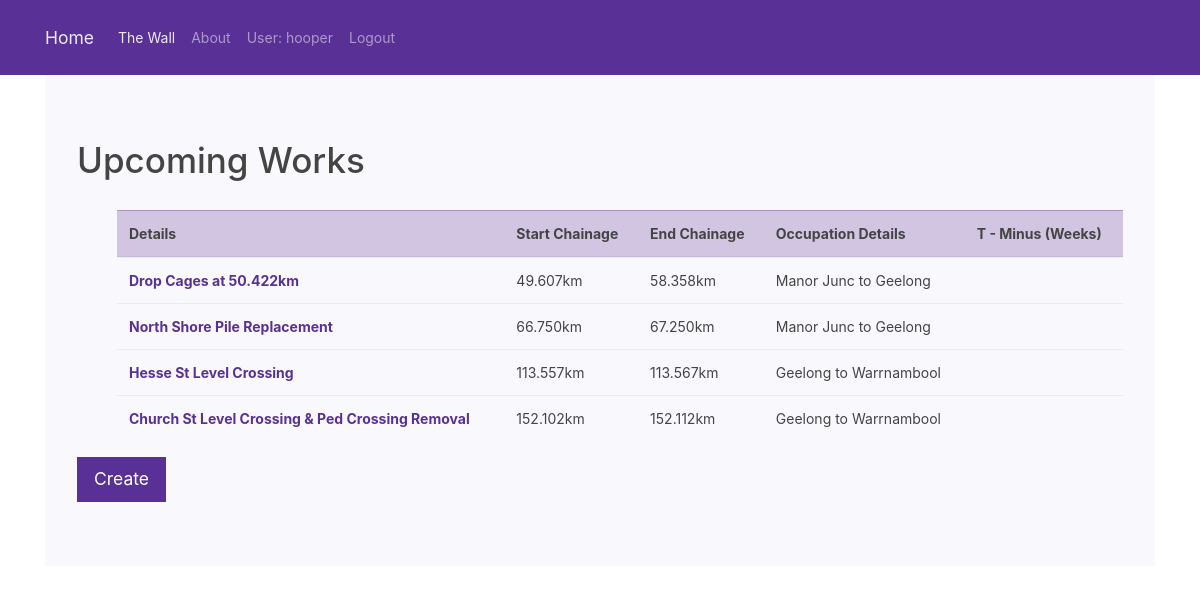
Page /the_wall/work/ (signed in) on the earlier database version.
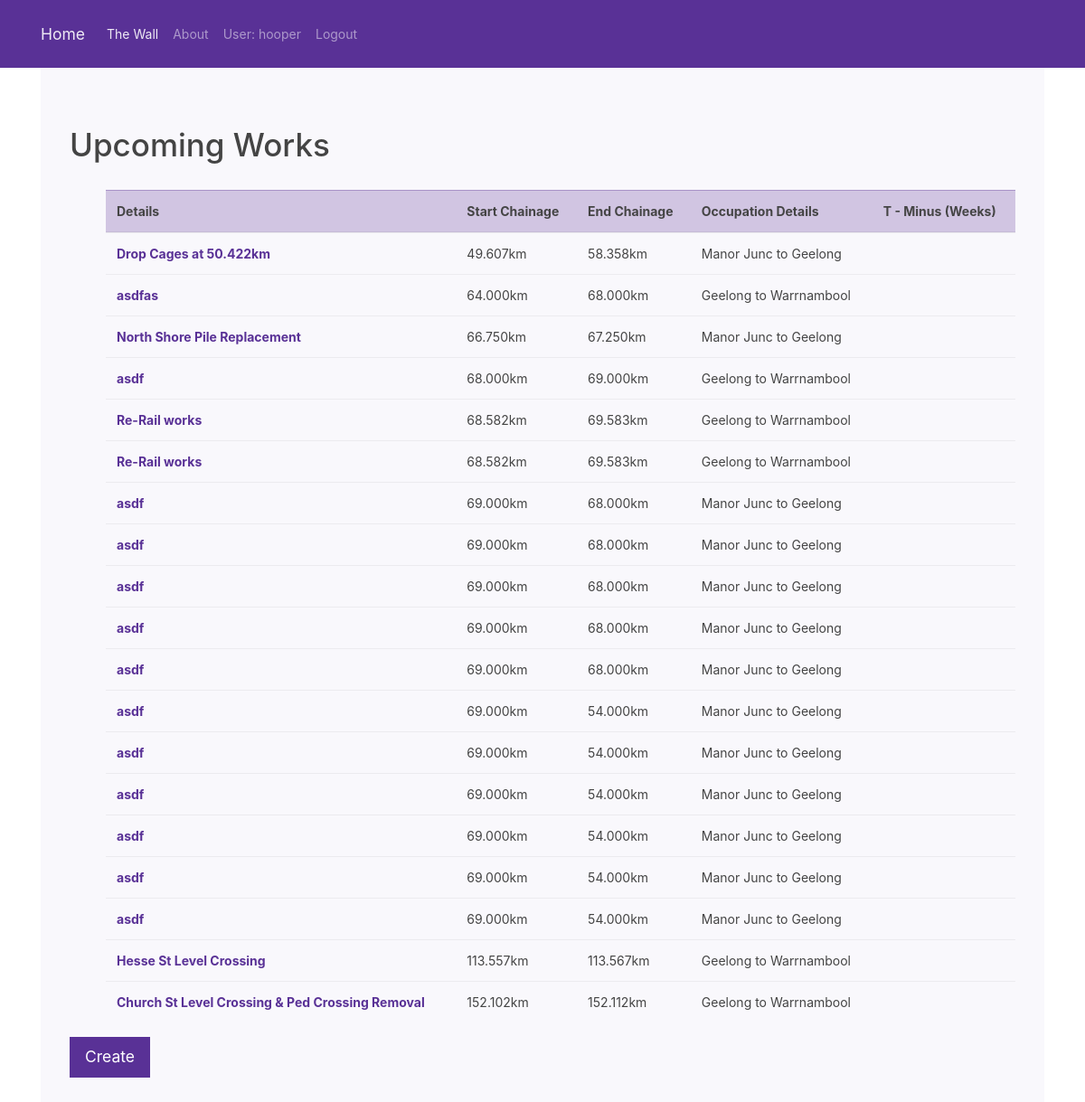
Same page on the later database version.
### the_wall/models.py (models this page shows, shortened)
class Work(models.Model):
    start_chainage = models.DecimalField(max_digits = 6, decimal_places = 3)
    end_chainage = models.DecimalField(max_digits = 6, decimal_places = 3)
    DISCIPLINE_CHOICE = (('Civil', 'Civil'),('Track', 'Track'),('Facilities', 'Facilities'),('Signals', 'Signals'),)
    discipline = models.CharField(max_length = 100, choices=DISCIPLINE_CHOICE, help_text='Enter the discipline e.g. Civil')
    work_information = models.CharField(max_length = 255)
    additional_details = models.CharField(max_length = 255, blank=True)
    occupation_details = models.ForeignKey('Occupation', on_delete = models.CASCADE)
    class Meta:
        ordering = ['start_chainage']

class Occupation(models.Model):
    occupation_noi = models.PositiveIntegerField()
    system_line = models.CharField(max_length = 100, help_text='Enter the System Line e.g. Sunbury to Bendigo.')
    occupation_start_date = models.DateTimeField()
    occupation_end_date = models.DateTimeField()
    occupation_type = models.CharField(max_length = 50, help_text='Enter the Occupation Type e.g. BLU')
    AREA_CHOICE = (('Western Region', 'Western Region'),('North/North-East Region', 'North/North-East Region'),('Central & Eastern Region', 'Central & Eastern Region'))
    rail_area = models.CharField(max_length = 50,choices=AREA_CHOICE, help_text='Enter the Rail Area Type e.g. North/North-East')
    def __str__(self):
        return self.system_line
    class Meta:
        ordering = ['occupation_start_date']

### the_wall/views.py (the view)
# urls.py: path('work/',views.WorkListView.as_view(),name='work_list'),
class WorkListView(LoginRequiredMixin, ListView):
    login_url = '/accounts/login'
    redirect_field_name = ''
    model = Work
    paginate_by = 50

### the_wall/templates/the_wall/work_list.html
{% extends "base.html" %}
{% block content %}
<div class="container">
<div class="jumbotron">
  <h1>Upcoming Works</h1> <br>
    <ol>
        <table class="table table-hover">
          <thead class='table-primary'>
            <tr>
              <th scope="col">Details</th>
              <th scope="col">Start Chainage</th>
              <th scope="col">End Chainage</th>
              <th scope="col">Occupation Details</th>
              <th scope="col">T - Minus (Weeks)</th>
            </tr>
          </thead>
          <tbody>
            {% for work in work_list %}
            <tr class="table-default">
              <th scope="row"> <a href="{{work.id}}/">{{work.work_information}}</a></th>
              <td>{{work.start_chainage}}km</td>
              <td>{{work.end_chainage}}km</td>
              <td>{{work.occupation_details}}</td>
              <td>{{work.occupation_start_date}}</td>
            </tr>
            {% endfor %}
          </tbody>
        </table>
    </ol>
    <a class="btn btn-primary btn-lg" href="{% url 'the_wall:work_create' %}" role="button">Create</a>
  </div>
</div>
{% endblock %}

Differences in the rows shown:
added Work: work_information "asdfas", start_chainage "64.000", end_chainage "68.000", occupation_details "Geelong to Warrnambool"
added Work: work_information "asdf", start_chainage "68.000", end_chainage "69.000", occupation_details "Geelong to Warrnambool"
added Work: work_information "Re-Rail works", start_chainage "68.582", end_chainage "69.583", occupation_details "Geelong to Warrnambool"
added Work: work_information "Re-Rail works", start_chainage "68.582", end_chainage "69.583", occupation_details "Geelong to Warrnambool"
added Work: work_information "asdf", start_chainage "69.000", end_chainage "68.000", occupation_details "Manor Junc to Geelong"
added Work: work_information "asdf", start_chainage "69.000", end_chainage "68.000", occupation_details "Manor Junc to Geelong"
added Work: work_information "asdf", start_chainage "69.000", end_chainage "68.000", occupation_details "Manor Junc to Geelong"
added Work: work_information "asdf", start_chainage "69.000", end_chainage "68.000", occupation_details "Manor Junc to Geelong"
added Work: work_information "asdf", start_chainage "69.000", end_chainage "68.000", occupation_details "Manor Junc to Geelong"
added Work: work_information "asdf", start_chainage "69.000", end_chainage "54.000", occupation_details "Manor Junc to Geelong"
added Work: work_information "asdf", start_chainage "69.000", end_chainage "54.000", occupation_details "Manor Junc to Geelong"
added Work: work_information "asdf", start_chainage "69.000", end_chainage "54.000", occupation_details "Manor Junc to Geelong"
added Work: work_information "asdf", start_chainage "69.000", end_chainage "54.000", occupation_details "Manor Junc to Geelong"
added Work: work_information "asdf", start_chainage "69.000", end_chainage "54.000", occupation_details "Manor Junc to Geelong"
added Work: work_information "asdf", start_chainage "69.000", end_chainage "54.000", occupation_details "Manor Junc to Geelong"
